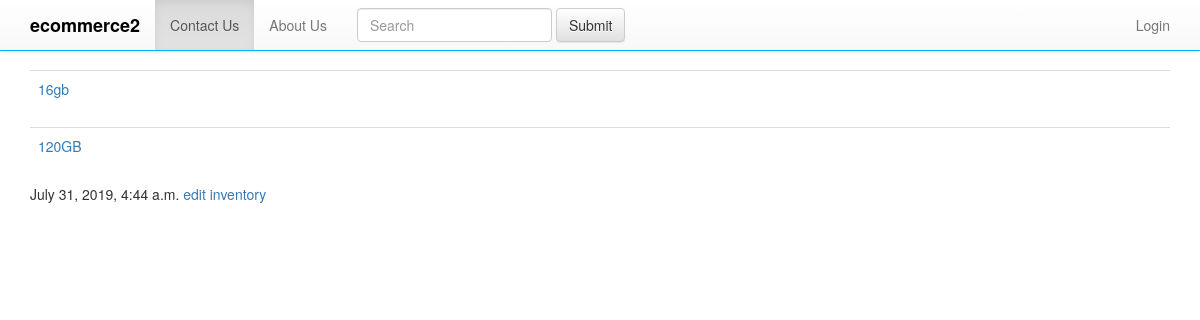
Before: /product/cbv/1/inventory with the older database file.
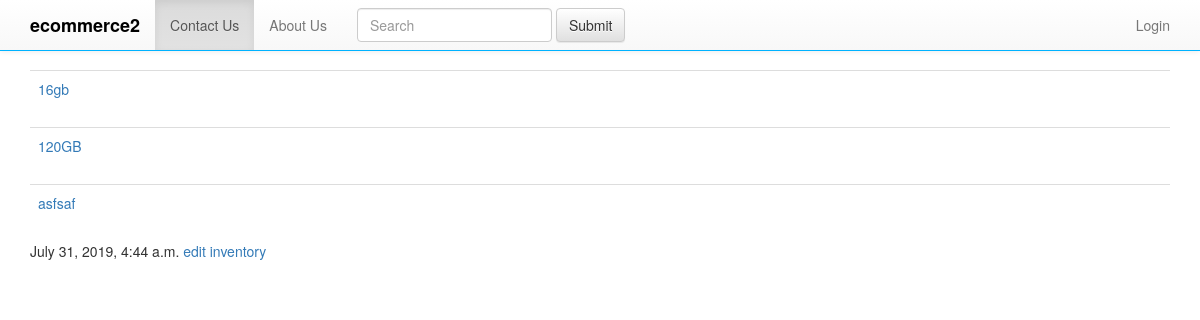
After: the same page with the newer database file.
### products/models.py (models this page shows, shortened)
class Variation(models.Model):
    product=models.ForeignKey(Product,on_delete=models.CASCADE)
    title = models.CharField(max_length=120)
    price = models.DecimalField(max_digits=20,decimal_places=2)
    sale_price = models.DecimalField(max_digits=20,decimal_places=2 , null=True , blank = True)#initiall sale_price in not defined
    active = models.BooleanField(default=True)
    inventory = models.IntegerField(null=True,blank=True)  #refers none==unlimited amount

### products/views.py (the view)
# urls.py: path('cbv/<int:pk>/inventory',views.VariationListView.as_view(),name="variation-listclass"),
class VariationListView(ListView):
    model=Variation
    queryset = Variation.objects.all()
    context_object_name = 'dhj'
    def get_context_data(self,*args, **kwargs):
        context = super(VariationListView,self).get_context_data(*args ,**kwargs)
        context["now"] = timezone.now()
        context["product_key"] = self.kwargs['pk']
        return context
    def get_queryset(self,*args,**kwargs):
        qs= super(VariationListView, self).get_queryset(*args,**kwargs)
        product_pk = self.kwargs.get("pk")
        if product_pk:
            product = get_object_or_404(Product,pk=product_pk)
            qs = Variation.objects.filter(product=product)
        return qs

### products/models.py (called while the page is built)
    def get_queryset(self):
        return ProductQuerySet(self.model,using=self._db)

### products/templates/products/variation_list.html (shortened to what this page needs)
{% extends 'products/base.html' %}
{% block content %}
    {% for item in object_list %}
        <table class="table">
            <tr>
                <td><a href="{% url 'prod-detailclass' pk=product_key  %}">{{ item.title }}</a></td>
            </tr>
        </table>
    {% endfor %}
    {{ now }}
    <a href="{% url 'inventory-edit-list' pk=product_key %}">edit inventory</a>
{% endblock %}

Changed rows visible on the page:
added Variation: title "asfsaf"
